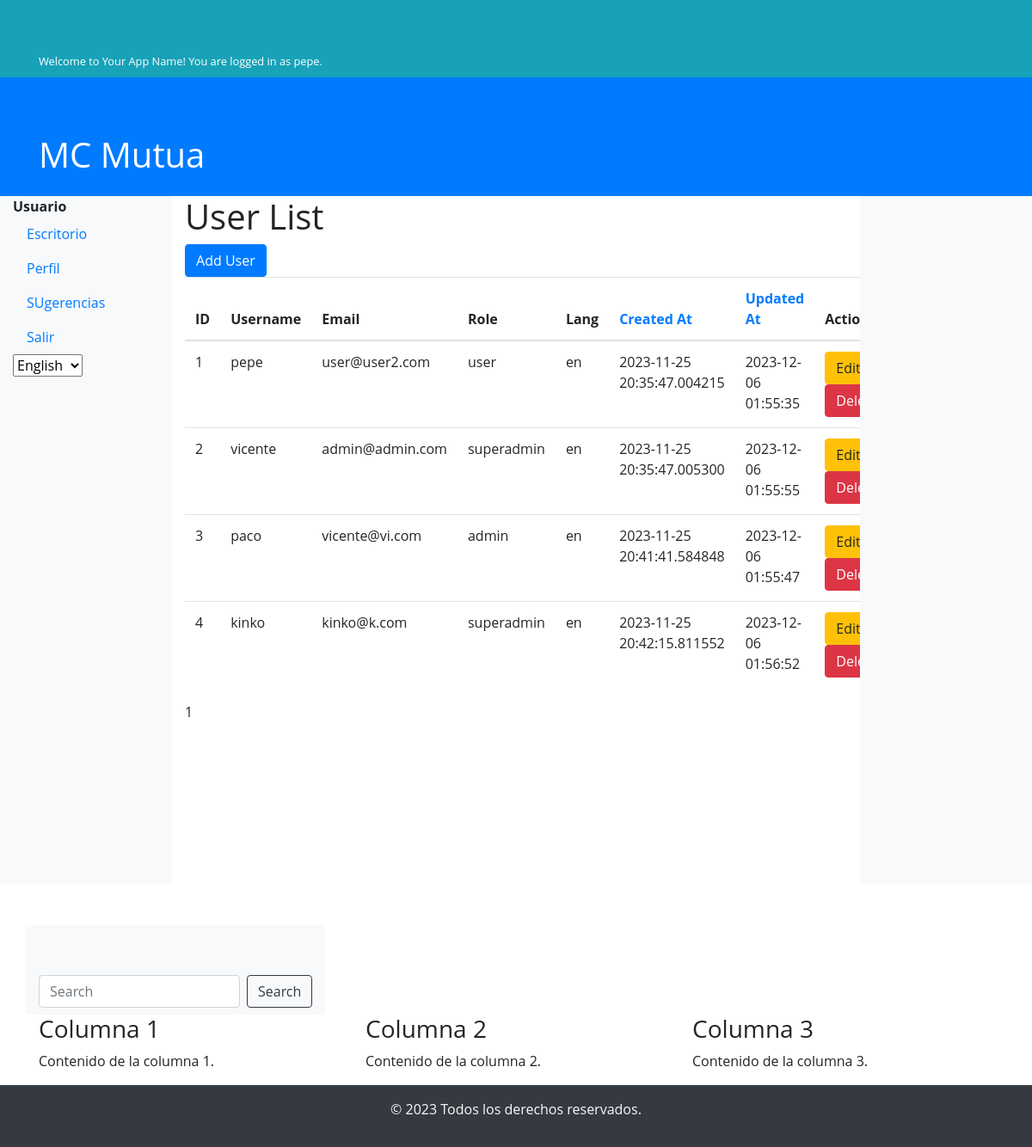
The page /list_users (signed in) on the database its author committed.
### app/models/user_model.py (models this page shows, shortened)
class User(db.Model, UserMixin):
    id = db.Column(db.Integer, primary_key=True)
    username = db.Column(db.String(50), unique=True, nullable=False)
    email = db.Column(db.String(120), unique=True, nullable=False)
    password = db.Column(db.String(60), nullable=False)
    role = db.Column(db.String(20), default='user')  # Default role is 'user'
    language = db.Column(db.String(5), default='en')  # Add this line for language preference
    created_at = db.Column(db.DateTime, default=datetime.utcnow)
    updated_at = db.Column(db.DateTime, default=datetime.utcnow, onupdate=datetime.utcnow)

### app/controllers/user_controller.py (the view)
@app.route('/list_users')
@login_required
def list_users():
    page = request.args.get('page', 1, type=int)
    per_page = 9  # Adjust the number of users per page as needed
    order_by = request.args.get('order_by', 'created_at')  # Default order by created_at
    users = User.query.order_by(db.desc(getattr(User, order_by))).all()
    users = User.query.paginate(page=page, per_page=per_page, error_out=False)
    return render_template('user/list.html', users=users, order_by=order_by)

### app/__init__.py (called while the page is built)
@login_manager.user_loader
def load_user(user_id):
    return User.query.get(int(user_id))

def is_admin():
    return current_user.is_authenticated and current_user.role == 'admin'

### app/templates/user/list.html (shortened to what this page needs)
{% extends 'base.html' %}
{% block content %}
    <h1>User List</h1>
    <a href="{{ url_for('add_user') }}" class="btn btn-primary">Add User</a>
    <table class="table">
        <thead>
            <tr>
                <th>ID</th>
                <th>Username</th>
                <th>Email</th>
                <th>Role</th>
                <th>Lang</th>
                <th><a href="{{ url_for('list_users', order_by='created_at') }}">Created At</a></th>
                <th><a href="{{ url_for('list_users', order_by='updated_at') }}">Updated At</a></th>
                <th>Actions</th>
            </tr>
        </thead>
        <tbody>
            {% for user in users.items %}
                <tr>
                    <td>{{ user.id }}</td>
                    <td>{{ user.username }}</td>
                    <td>{{ user.email }}</td>
                    <td>{{ user.role }}</td>
                    <td>{{ user.language }}</user></td>
                    <td>{{ user.created_at }}</td>
                    <td>{{ user.updated_at }}</td>
                    <td>
                        <a href="{{ url_for('edit_user', user_id=user.id) }}" class="btn btn-warning">Edit</a>
                        <a href="{{ url_for('delete_user', user_id=user.id) }}" class="btn btn-danger">Delete</a>
                    </td>
                </tr>
            {% endfor %}
        </tbody>
    </table>
    <div class="pagination">
        <span class="step-links">
            {% for page_num in users.iter_pages() %}
                {% if page_num %}
                    {% if page_num == users.page %}
                        <span class="current">{{ page_num }}</span>
                    {% else %}
                        <a href="?page={{ page_num }}">{{ page_num }}</a>
                    {% endif %}
                {% else %}
                    <span class="ellipsis">...</span>
                {% endif %}
            {% endfor %}
        </span>
    </div>
{% endblock %}

### app/templates/base.html (shortened to what this page needs)
<!DOCTYPE html>
<html lang="en">
<head>
    <link rel="stylesheet" href="https://stackpath.bootstrapcdn.com/bootstrap/4.3.1/css/bootstrap.min.css">
    <link rel="stylesheet" href="{{ url_for('static', filename='css/styles.css') }}">
    <link rel="stylesheet" type="text/css" href="https://cdn.datatables.net/1.11.6/css/jquery.dataTables.css">
</head>
<body>
     <div class="information-bar bg-info text-white p-2">
        <div class="container">
            <small class="mb-0">Welcome to Your App Name! You are logged in as {{ current_user.username }}.</small>
        </div>
    </div>
    <header class="bg-primary text-white py-3">
        <div class="container">
            <h1>MC Mutua</h1>
        </div>
    </header>
    <div class="container-fluid">
        <div class="row content">
            <div class="col-md-2 bg-light">
                {% if current_user.is_authenticated %}
                    <nav class="nav flex-column">
                        <li class="nav-item"><b>Usuario<br /></b>
                            <a class="nav-link" href="/">Escritorio</a>
                        </li>
                        <li class="nav-item">
                            <a class="nav-link" href="{{ url_for('user_profile', user_id=current_user.id) }}">Perfil</a>
                        </li>
                        <li class="nav-item">
                            <a class="nav-link" href="{{ url_for('list_suggestions') }}">SUgerencias</a>
                        </li>
                        <li class="nav-item">
                            <a class="nav-link" href="{{ url_for('logout') }}">Salir</a>
                        </li>
                    </nav>
                    <div class="language-selector">
                        <form action="{{ url_for('set_locale') }}" method="post">
                            <select name="language" onchange="this.form.submit()">
                                <option value="en" {% if g.get('locale', 'en') == 'en' %}selected{% endif %}>English</option>
                            </select>
                    </form>
                </div>
                {% endif %}
            </div>
            <div class="col-md-8">
                {% block content %}{% endblock %}
            </div>
            <div class="col-md-2 bg-light">
            </div>
        </div>
        <div class="container mt-5">
            <div class="row">
                <div class="search-bar bg-light py-2">
                    <div class="container">
                        <form class="form-inline">
                            <input class="form-control mr-sm-2" type="search" placeholder="Search" aria-label="Search">
                            <button class="btn btn-outline-dark my-2 my-sm-0" type="submit">Search</button>
                        </form>
                    </div>
                </div>
            </div>
            <div class="row">
                <div class="col-md-4">
                    <h3>Columna 1</h3>
                    <p>Contenido de la columna 1.</p>
                </div>
                <div class="col-md-4">
                    <h3>Columna 2</h3>
                    <p>Contenido de la columna 2.</p>
                </div>
                <div class="col-md-4">
                    <h3>Columna 3</h3>
                    <p>Contenido de la columna 3.</p>
                </div>
            </div>
        </div>
        <div class="row bg-dark text-light text-center py-3">
            <div class="col-12">
                <p>© 2023 Todos los derechos reservados.</p>
            </div>
        </div>
    </div>
</body>
</html>

### app/static/css/styles.css (style rules this page uses)
html, body { height: 100%; margin: 0; }
body { display: flex; flex-direction: column; }
.row.content { flex: 1; min-height: 100vh; }
body { font-family: 'Open Sans', sans-serif; }
.container { margin-top: 50px; }

### rows shown on the page
User: username "pepe", id "1", email "user@user2.com", role "user", language "en", created_at "2023-11-25 20:35:47.004215", updated_at "2023-12-06 01:55:35"
User: id "2", username "vicente", email "admin@admin.com", role "superadmin", language "en", created_at "2023-11-25 20:35:47.005300", updated_at "2023-12-06 01:55:55"
User: id "3", username "paco", email "vicente@vi.com", role "admin", language "en", created_at "2023-11-25 20:41:41.584848", updated_at "2023-12-06 01:55:47"
User: id "4", username "kinko", email "kinko@k.com", role "superadmin", language "en", created_at "2023-11-25 20:42:15.811552", updated_at "2023-12-06 01:56:52"

### other values the page prints
{{ page_num }} "1"
